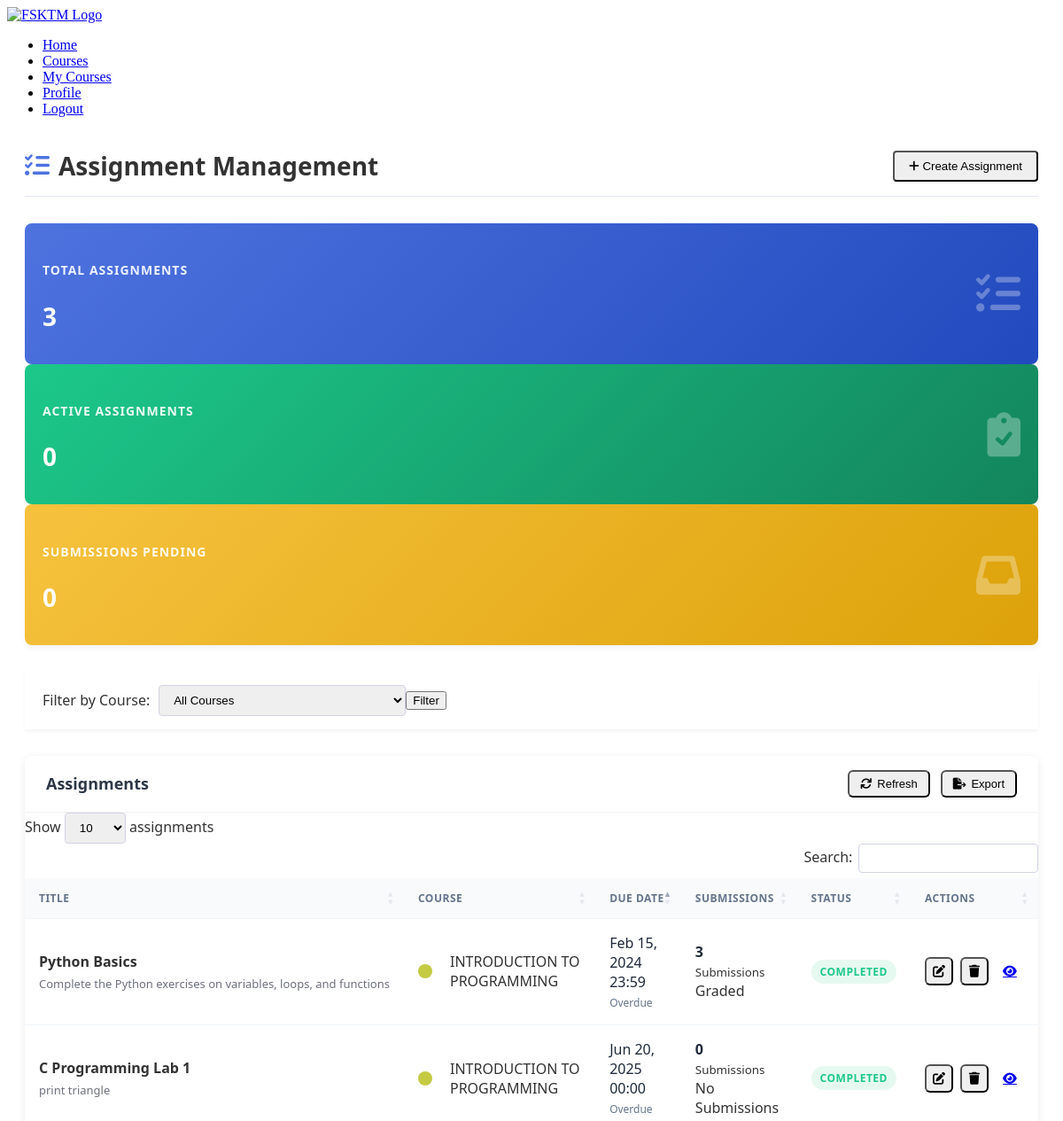
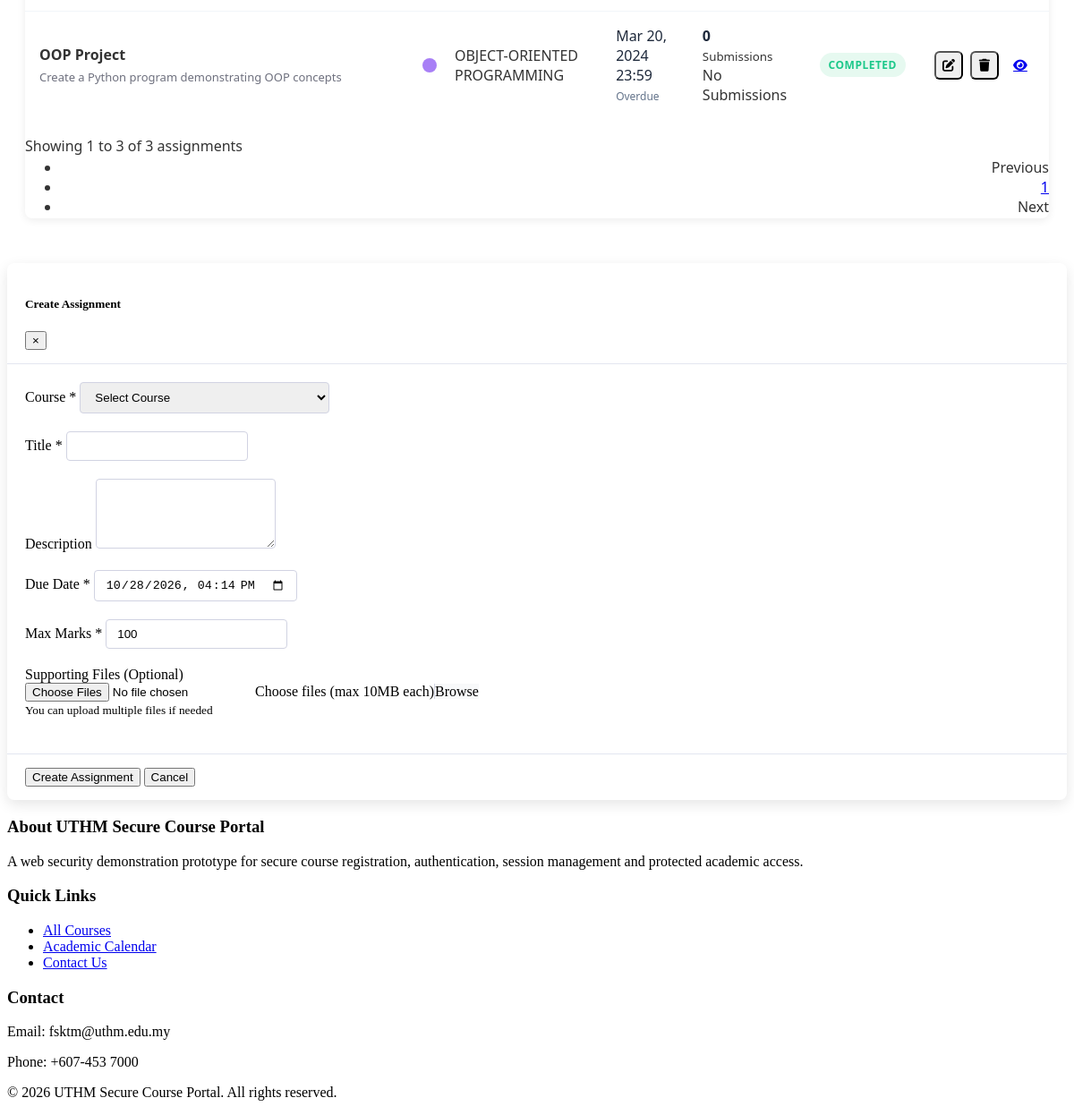
The app's page /fsktm-course-system/pages/assignment-management.php (signed in) with its own data (2 pictures, top to bottom).
### tables this page shows
CREATE TABLE `assignments` (
  `assignment_id` int(11) NOT NULL,
  `course_id` int(11) NOT NULL,
  `title` varchar(200) NOT NULL,
  `description` text DEFAULT NULL,
  `due_date` datetime NOT NULL,
  `max_marks` int(11) DEFAULT 100,
  `created_at` timestamp NOT NULL DEFAULT current_timestamp(),
  `updated_at` timestamp NOT NULL DEFAULT current_timestamp() ON UPDATE current_timestamp()
);

CREATE TABLE `courses` (
  `course_id` int(11) NOT NULL,
  `course_code` varchar(10) NOT NULL,
  `course_name` varchar(100) NOT NULL,
  `description` text DEFAULT NULL,
  `credits` int(11) NOT NULL DEFAULT 3,
  `semester` enum('1','2','3') NOT NULL,
  `academic_year` varchar(9) NOT NULL,
  `max_students` int(11) DEFAULT 40,
  `current_enrolled` int(11) DEFAULT 0,
  `instructor_id` int(11) DEFAULT NULL,
  `schedule_day` varchar(20) DEFAULT NULL,
  `schedule_time` varchar(50) DEFAULT NULL,
  `classroom` varchar(20) DEFAULT NULL,
  `course_image` varchar(255) DEFAULT 'default-course.jpg',
  `prerequisites` text DEFAULT NULL,
  `category_id` int(11) DEFAULT NULL,
  `is_active` tinyint(1) DEFAULT 1,
  `created_at` timestamp NOT NULL DEFAULT current_timestamp(),
  `updated_at` timestamp NOT NULL DEFAULT current_timestamp() ON UPDATE current_timestamp()
);

### fsktm-course-system/pages/assignment-management.php (the view, shortened to what this page needs)
<?php
require_once '../includes/header.php';
$db = new Database();
$conn = $db->getConnection();
$assignments = [];
$stats = [
    'total_assignments' => 0,
    'active_assignments' => 0,
    'submissions_pending' => 0
];
$selected_course_id = isset($_GET['course_id']) ? (int)$_GET['course_id'] : null;
$stmt = $conn->prepare("
    SELECT
        COUNT(*) as total_assignments,
        SUM(CASE WHEN due_date > NOW() THEN 1 ELSE 0 END) as active_assignments,
        (SELECT COUNT(*) FROM submissions s
         JOIN assignments a ON s.assignment_id = a.assignment_id
         JOIN courses c ON a.course_id = c.course_id
         WHERE c.instructor_id = ? AND s.marks IS NULL) as submissions_pending
    FROM assignments a
    JOIN courses c ON a.course_id = c.course_id
    WHERE c.instructor_id = ?
");
$stmt->bind_param("ii", $_SESSION['user_id'], $_SESSION['user_id']);
if ($stmt->execute()) {
    $stats = $stmt->get_result()->fetch_assoc();
}
$query = "
    SELECT a.*, c.course_name,
    (SELECT COUNT(*) FROM submissions s WHERE s.assignment_id = a.assignment_id) as submission_count,
    (SELECT COUNT(*) FROM submissions s WHERE s.assignment_id = a.assignment_id AND s.marks IS NULL) as ungraded_count
    FROM assignments a
    JOIN courses c ON a.course_id = c.course_id
    WHERE c.instructor_id = ?
";
$query .= " ORDER BY a.due_date ASC";
$stmt = $conn->prepare($query);
if ($selected_course_id) {
    $stmt->bind_param("ii", $_SESSION['user_id'], $selected_course_id);
} else {
    $stmt->bind_param("i", $_SESSION['user_id']);
}
if ($stmt->execute()) {
    $assignments = $stmt->get_result()->fetch_all(MYSQLI_ASSOC);
} else {
    echo "<div class='alert alert-danger'>Error loading assignments: " . $stmt->error . "</div>";
}
?>
<div class="assignment-management-container">
    <div class="page-header">
        <h1><i class="fas fa-tasks"></i> Assignment Management</h1>
        <div class="header-actions">
            <button class="btn btn-primary" data-toggle="modal" data-target="#createAssignmentModal">
                <i class="fas fa-plus"></i> Create Assignment
            </button>
        </div>
    </div>
    <div class="row summary-cards mb-4">
        <div class="col-md-4 mb-3">
            <div class="card summary-card total-assignments h-100">
                <div class="card-body">
                    <h5>Total Assignments</h5>
                    <h2><?= $stats['total_assignments'] ?></h2>
                    <i class="fas fa-tasks"></i>
                </div>
            </div>
        </div>
        <div class="col-md-4 mb-3">
            <div class="card summary-card active-assignments h-100">
                <div class="card-body">
                    <h5>Active Assignments</h5>
                    <h2><?= $stats['active_assignments'] ?></h2>
                    <i class="fas fa-clipboard-check"></i>
                </div>
            </div>
        </div>
        <div class="col-md-4 mb-3">
            <div class="card summary-card submissions-pending h-100">
                <div class="card-body">
                    <h5>Submissions Pending</h5>
                    <h2><?= $stats['submissions_pending'] ?></h2>
                    <i class="fas fa-inbox"></i>
                </div>
            </div>
        </div>
    </div>
    <div class="course-filter card mb-4">
        <div class="card-body">
            <form id="courseFilterForm" class="form-inline">
                <label for="filterCourse" class="mr-2">Filter by Course:</label>
                <select class="form-control mr-2" id="filterCourse" name="course_id">
                    <option value="">All Courses</option>
                </select>
                <button type="submit" class="btn btn-secondary">Filter</button>
            </form>
        </div>
    </div>
    <div class="card assignments-table">
        <div class="card-header">
            <h3>Assignments</h3>
            <div class="table-actions">
                <button class="btn btn-outline-secondary" id="refreshTable"><i class="fas fa-sync"></i> Refresh</button>
                <button class="btn btn-outline-primary" id="exportAssignments"><i class="fas fa-file-export"></i> Export</button>
            </div>
        </div>
        <div class="card-body">
            <div class="table-responsive">
                <table class="table" id="assignmentsTable">
                    <thead>
                        <tr>
                            <th>Title</th>
                            <th>Course</th>
                            <th>Due Date</th>
                            <th>Submissions</th>
                            <th>Status</th>
                            <th>Actions</th>
                        </tr>
                    </thead>
                    <tbody>
                    <?php if (empty($assignments)): ?>
                        <tr>
                            <td colspan="6" class="text-center">No assignments found.</td>
                        </tr>
                    <?php else: ?>
                        <?php foreach ($assignments as $assignment):
                            $now = time();
                            $due = strtotime($assignment['due_date']);
                            if ($due < $now) {
                                $badge = 'completed';
                                $status_text = 'Completed';
                            } elseif (($due - $now) < (7 * 24 * 60 * 60)) {
                                $status = 'due-soon';
                                $badge = 'due-soon';
                                $status_text = 'Due Soon';
                            } else {
                                $status = 'active';
                                $badge = 'active';
                                $status_text = 'Active';
                            }
                            if ($assignment['submission_count'] > 0) {
                                if ($assignment['ungraded_count'] > 0) {
                                    $submission_badge = 'pending';
                                    $submission_text = 'Pending Grading';
                                } else {
                                    $submission_badge = 'graded';
                                    $submission_text = 'Graded';
                                }
                            } else {
                                $submission_badge = 'no-submissions';
                                $submission_text = 'No Submissions';
                            }
                        ?>
                        <tr data-id="<?= $assignment['assignment_id'] ?>">
                            <td>
                                <strong><?= htmlspecialchars($assignment['title']) ?></strong>
                                <div class="assignment-description"><?= nl2br(htmlspecialchars($assignment['description'])) ?></div>
                            </td>
                            <td>
                                <span class="course-info">
                                    <span class="course-color" style="background: #<?= substr(md5($assignment['course_id']), 0, 6) ?>"></span>
                                    <?= htmlspecialchars($assignment['course_name']) ?>
                                </span>
                            </td>
                            <td>
                                <span class="due-date"><?= date('M j, Y H:i', strtotime($assignment['due_date'])) ?></span>
                                <div class="time-remaining">
                                    <?= ($due > $now) ? human_time_diff($now, $due) . ' left' : 'Overdue' ?>
                                </div>
                            </td>
                            <td>
                                <span class="submission-count"><?= $assignment['submission_count'] ?></span>
                                <small>Submissions</small>
                                <div class="submission-status-badge <?= $submission_badge ?>"><?= $submission_text ?></div>
                            </td>
                            <td>
                                <span class="status-badge <?= $badge ?>"><?= $status_text ?></span>
                            </td>
                            <td>
                                <div class="action-buttons">
                                    <button class="btn btn-sm btn-info edit-assignment" data-id="<?= $assignment['assignment_id'] ?>" title="Edit">
                                        <i class="fas fa-edit"></i>
                                    </button>
                                    <button class="btn btn-sm btn-danger delete-assignment" data-id="<?= $assignment['assignment_id'] ?>" title="Delete">
                                        <i class="fas fa-trash"></i>
                                    </button>
                                    <a href="<?= BASE_URL ?>/pages/assignment-view.php?id=<?= $assignment['assignment_id'] ?>" class="btn btn-sm btn-primary" title="View Submissions">
                                        <i class="fas fa-eye"></i>
                                    </a>
                                </div>
                            </td>
                        </tr>
                        <?php endforeach; ?>
                    <?php endif; ?>
                    </tbody>
                </table>
            </div>
        </div>
    </div>
</div>
<div class="modal fade" id="createAssignmentModal" tabindex="-1" role="dialog">
    <div class="modal-dialog modal-lg" role="document">
        <div class="modal-content">
            <form id="createAssignmentForm" enctype="multipart/form-data">
                <div class="modal-header">
                    <h5 class="modal-title">Create Assignment</h5>
                    <button type="button" class="close" data-dismiss="modal">&times;</button>
                </div>
                <div class="modal-body">
                    <div class="form-group">
                        <label for="course_id">Course *</label>
                        <select class="form-control" id="course_id" name="course_id" required>
                            <option value="">Select Course</option>
                        </select>
                    </div>
                    <div class="form-group">
                        <label for="title">Title *</label>
                        <input type="text" class="form-control" id="title" name="title" required>
                    </div>
                    <div class="form-group">
                        <label for="description">Description</label>
                        <textarea class="form-control" id="description" name="description" rows="4"></textarea>
                    </div>
                    <div class="form-row">
                        <div class="form-group col-md-6">
                            <label for="due_date">Due Date *</label>
                            <input type="datetime-local" class="form-control" id="due_date" name="due_date" required>
                        </div>
                        <div class="form-group col-md-6">
                            <label for="max_marks">Max Marks *</label>
                            <input type="number" class="form-control" id="max_marks" name="max_marks" value="100" min="1" required>
                        </div>
                    </div>
                    <div class="form-group">
                        <label for="assignmentFiles">Supporting Files (Optional)</label>
                        <div class="custom-file">
                            <input type="file" class="custom-file-input" id="assignmentFiles" name="assignment_files[]" multiple>
                            <label class="custom-file-label" for="assignmentFiles">Choose files (max 10MB each)</label>
                        </div>
                        <small class="form-text text-muted">You can upload multiple files if needed</small>
                    </div>
                </div>
                <div class="modal-footer">
                    <button type="submit" class="btn btn-primary">Create Assignment</button>
                    <button type="button" class="btn btn-secondary" data-dismiss="modal">Cancel</button>
                </div>
            </form>
        </div>
    </div>
</div>
<?php require_once '../includes/footer.php'; ?>

### records on screen
assignments: title "Python Basics", description "Complete the Python exercises on variables, loops, and functions", course.course_name "INTRODUCTION TO PROGRAMMING", due_date "Feb 15, 2024 23:59", shows "Overdue", submission_count "3", submission_text "Graded", due_date "COMPLETED"
assignments: title "OOP Project", description "Create a Python program demonstrating OOP concepts", course.course_name "OBJECT-ORIENTED PROGRAMMING", due_date "Mar 20, 2024 23:59", shows "Overdue", submission_count "0", submission_text "No Submissions", due_date "COMPLETED"
assignments: title "C Programming Lab 1", description "print triangle", course.course_name "INTRODUCTION TO PROGRAMMING", due_date "Jun 20, 2025 00:00", shows "Overdue", submission_count "0", submission_text "No Submissions", due_date "COMPLETED"

### other values on screen
$stats['total_assignments'] "3"
$stats['active_assignments'] "0"
$stats['submissions_pending'] "0"
